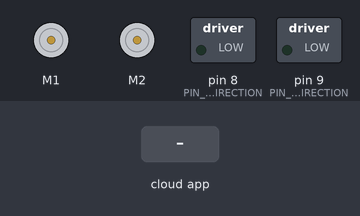
A sketch run on a simulated Arduino Uno, built with avr-gcc and run on an emulated ATmega328P. Parts: 2 × DC motor (green arrow = forward, orange = backward, longer = faster), switched loads named in the sketch (green lamp = pin HIGH). The test bench sets the inputs (shaded band). The RemoteXY app is connected.

Above: at 1.2 s.
1.3 s: the phone or cloud app sets Forward_direction to 1
At 2.2 s:
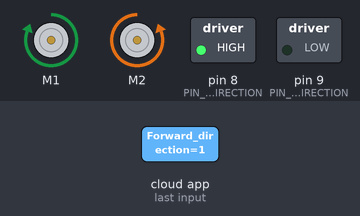
2.8 s: the phone or cloud app sets Backward_direction to 1
At 3.3 s:
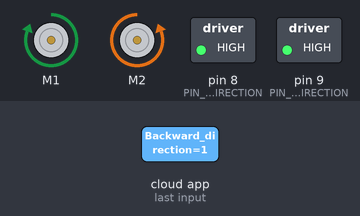
4.3 s: the phone or cloud app sets Forward_direction to 0
At 5.5 s:
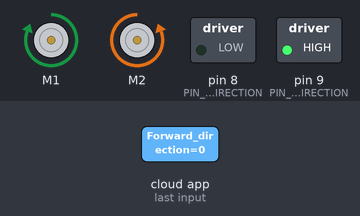
5.8 s: the phone or cloud app sets Backward_direction to 0
At 6.8 s:
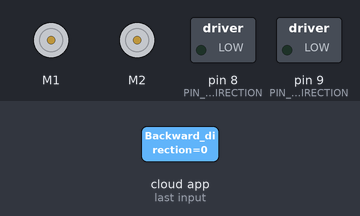
Timing chart, 0 to 8.3 s (numbered marks = the images above; inputs shaded):
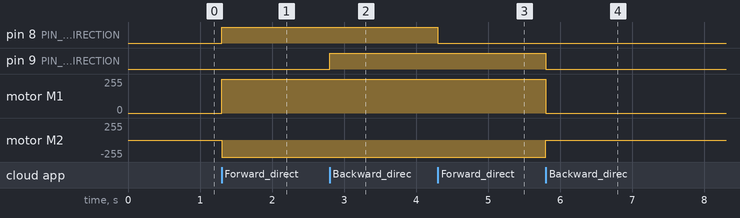

The sketch:

Bluetoothv1.ino
```cpp
// (licence header left out)
//////////////////////////////////////////////
//        RemoteXY include library          //
//////////////////////////////////////////////
#include <Wire.h>
#include <Adafruit_MotorShield.h>
#include "utility/Adafruit_MS_PWMServoDriver.h"

Adafruit_MotorShield AFMS = Adafruit_MotorShield();
Adafruit_DCMotor *myMotor1 = AFMS.getMotor(1);

Adafruit_DCMotor *myMotor2 = AFMS.getMotor(2);
// you can enable debug logging to Serial at 115200
//#define REMOTEXY__DEBUGLOG

// RemoteXY select connection mode and include library
#define REMOTEXY_MODE__SOFTSERIAL

#include <SoftwareSerial.h>

// RemoteXY connection settings
#define REMOTEXY_SERIAL_RX 2
#define REMOTEXY_SERIAL_TX 3
#define REMOTEXY_SERIAL_SPEED 9600


#include <RemoteXY.h>

// RemoteXY GUI configuration
#pragma pack(push, 1)
uint8_t RemoteXY_CONF[] =   // 37 bytes
  { 255,2,0,0,0,30,0,17,0,0,0,31,1,106,200,1,1,2,0,1,
  40,39,24,24,0,2,31,0,1,40,139,24,24,0,5,31,0 };

// this structure defines all the variables and events of your control interface
struct {

    // input variables
  uint8_t Forward_direction; // =1 if button pressed, else =0
  uint8_t Backward_direction; // =1 if button pressed, else =0

    // other variable
  uint8_t connect_flag;  // =1 if wire connected, else =0

} RemoteXY;
#pragma pack(pop)

/////////////////////////////////////////////
//           END RemoteXY include          //
/////////////////////////////////////////////

#define PIN_FORWARD_DIRECTION 8
#define PIN_BACKWARD_DIRECTION 9


void setup()
{
  RemoteXY_Init ();
  AFMS.begin();
  pinMode (PIN_FORWARD_DIRECTION, OUTPUT);
  pinMode (PIN_BACKWARD_DIRECTION, OUTPUT);

  // TODO you setup code

}

void loop()
{
  RemoteXY_Handler ();

  digitalWrite(PIN_FORWARD_DIRECTION, (RemoteXY.Forward_direction==0)?LOW:HIGH);
  digitalWrite(PIN_BACKWARD_DIRECTION, (RemoteXY.Backward_direction==0)?LOW:HIGH);

  // TODO you loop code
  // use the RemoteXY structure for data transfer
  // do not call delay(), use instead RemoteXY_delay()
    if (digitalRead(8) == HIGH) {
      myMotor1->setSpeed(255);
      myMotor1->run(FORWARD);
      myMotor2->setSpeed(255);
      myMotor2->run(BACKWARD);

    } else if (digitalRead(9) == HIGH) {
      myMotor1->setSpeed(255);
      myMotor1->run(FORWARD);
      myMotor2->setSpeed(255);
      myMotor2->run(BACKWARD);
    } else {
      myMotor1->setSpeed(255);
      myMotor1->run(RELEASE);
      myMotor2->setSpeed(255);
      myMotor2->run(RELEASE);

    }


}
```

Measured:
- after the input at 1.3 s, pin 8 (PIN_FORWARD_DIRECTION): LOW → HIGH at once; motor M1: stopped → forward 255/255 at once; motor M2: stopped → backward 255/255 at once
- after the input at 2.8 s, pin 9 (PIN_BACKWARD_DIRECTION): LOW → HIGH at once
- after the input at 4.3 s, pin 8 (PIN_FORWARD_DIRECTION): HIGH → LOW at once
- after the input at 5.8 s, pin 9 (PIN_BACKWARD_DIRECTION): HIGH → LOW at once; motor M1: forward 255/255 → stopped at once; motor M2: backward 255/255 → stopped at once
